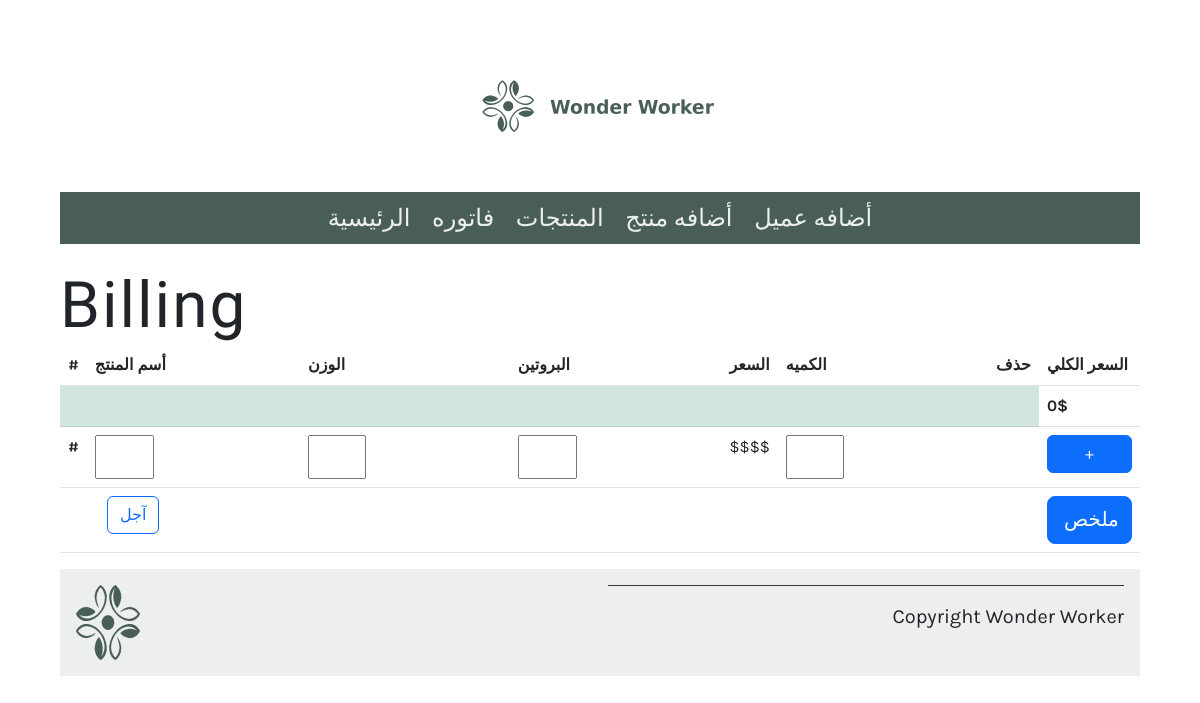
The page /billing/ on the database as committed earlier.
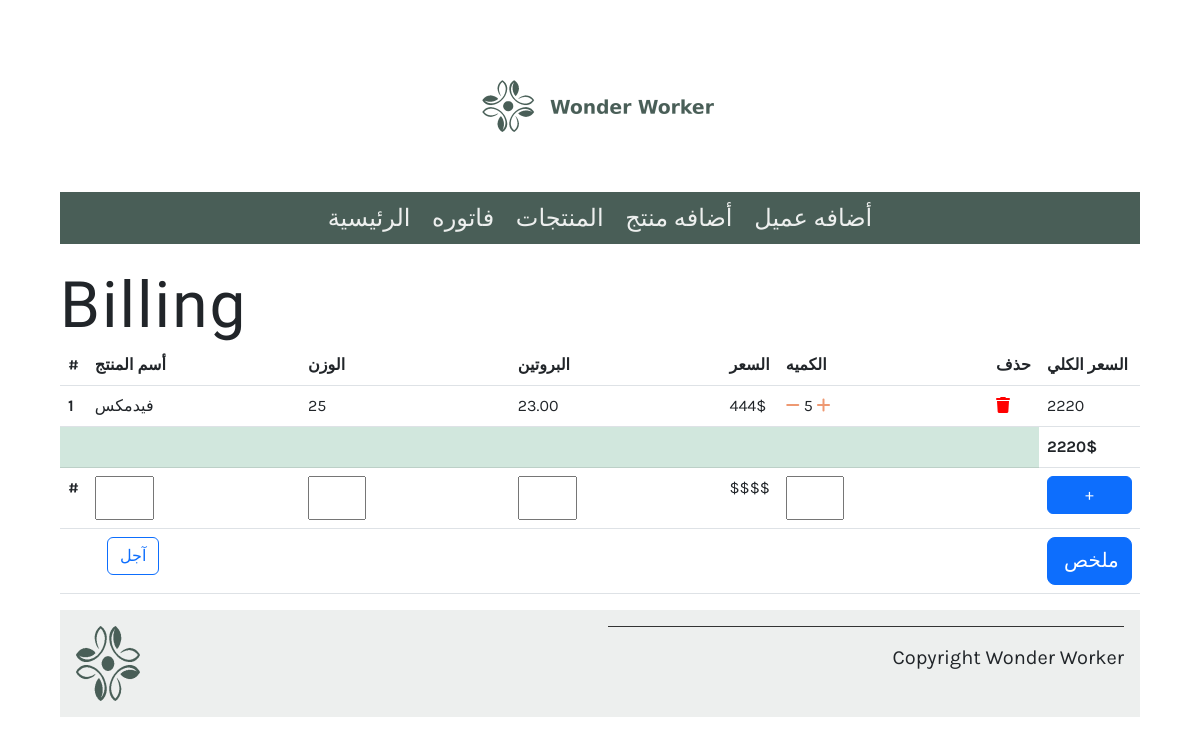
The same page on the database as committed later.
### bill_app/models.py (models this page shows, shortened)
class Bill(models.Model):
   order=models.ForeignKey(Order,on_delete=models.CASCADE)
   product = models.ForeignKey(Product,on_delete=models.CASCADE)
   quantity = models.IntegerField(default=1)
   price= models.IntegerField(default= 0)
   cus_paid=models.IntegerField(default=0)
   class Meta:
      unique_together = ('order', 'product')
   def get_total_item_price(self):
      return self.quantity * self.product.price

class Product(models.Model):
   id=models.AutoField(primary_key=True)
   name = models.CharField(max_length=200)
   protien=models.DecimalField(max_length=1,null=True,decimal_places=2,max_digits=5)
   weight=models.CharField(max_length=5 )
   price = models.IntegerField(null=False)
   quantity = models.IntegerField(default=1)

### bill_app/views.py (the view)
# urls.py: path('billing/',views.billing,name='billing'),
def billing(request):
    options={"protien":[], "weight":[], "name":[],'customers':[]}
    product=Product.objects.all()
    bill = Bill.objects.filter(order=Order.objects.last())
    for i in product:
        if i.protien not in options['protien']:
            options['protien'].append(i.protien)
        if i.weight not in options['weight']:
            options['weight'].append(i.weight)
        if i.name not in options['name']:
            options['name'].append(i.name)
    if Order.objects.exists():
        order_id=Order.objects.last().order_id
    else:
        order_id=0
    total=0
    for i in bill:
        if i is None:
            return total
        else:
            total+=i.get_total_item_price()
    products_dect={'product':Bill.objects.filter(order=Order.objects.last()),'total':total,'order_id':order_id,'options':options}
    if request.method=="POST" :
        value=request.POST.get('account', False)
        print(value)
        return render(request, 'success.html',products_dect)
    else:
        return render(request,'bill.html',products_dect)

### bill_app/templates/bill.html (shortened to what this page needs)
{% extends 'base.html' %}
{% load static %}
{% block content %}
<h1> Billing </h1>
<table class="table ">
    <thead>
    <tr>
        <th scope="col ">#</th>
        <th scope="col">  أسم المنتج</th>
        <th scope="col"> الوزن </th>
        <th scope="col">البروتين</th>
        <th scope="col">السعر</th>
        <th scope="col">الكميه</th>
        <th scope="col">حذف</th>
        <th scope="col "> السعر الكلي</th>
    </tr>
    </thead>
    <tbody>
    {% for items in product %}
        <tr>
        <th scope="row">{{ forloop.counter }}</th>
            <td>{{ items.product.name }}</td>
            <td>{{ items.product.weight }}</td>
            <td>{{ items.product.protien }}</td>
            <td>{{ items.product.price}}$</td>
            <td >
                <a href="{% url 'quantity_controller' order_id=items.order.order_id product_id=items.product.id operation=0 %}"><i class="fas fa-minus mr-2"></i></a>
                {{ items.quantity}}
                <a href="{% url 'quantity_controller' order_id=items.order.order_id product_id=items.product.id operation=1 %}"><i class="fas fa-plus ml-2"></i></a>
            </td>
            <td> <a  style='color: red;' href="{% url 'remove_product' order_id=items.order.order_id product_id=items.product.id %}" ><i class="fas fa-trash float-right "></i></a></td>
            <td>{{items.get_total_item_price}}</td>
        </tr>
    {% endfor %}
    <tr>
        <td colspan="7" class="table-success"></td><td><b>{{total}}$</b></td>
    </tr>
    <tr>
        <form action="/add_to_bill/" method="POST" >
            <th scope="row">#</th>
            <td>
                <input list="names" name="name" required="true">
            </td>
            <td>
                <input list="weights" name="weight" required="true">
            </td>
            <td><input list="protiens" name="protien" required="true">
            </td>
            <td>$$$$</td>
            <td ><input name="quantity"  type="number" required="true" min="1"></td>
            <td></td>
            <td colspan="2"> <input type="submit" style="width: 85px;"  class="btn btn-primary" value="+"></td>
        </form>
    </tr>
    <tr>
        <form action="/billing/"  method="POST" >
            <td colspan="2"  style="padding-left: 47px;">
                <label class="btn btn-outline-primary" for="btn-check-outlined">آجل</label>
            </td>
            <td colspan="5" class=""></td>
            <td>  <input style="width: 85px;" type="submit"   class="btn btn-lg btn-primary" value="ملخص" ></td>
        </form>
    </tr>
    </tbody>
</table>
{% endblock %}

Rows that differ between the two databases and show on the page:
added Bill: product.name "فيدمكس", product.weight "25", product.protien "23.00", product.price "444", quantity "5", get_total_item_price "2220"
Other text that changed with them:
{{ total }}: "0" → "2220"
